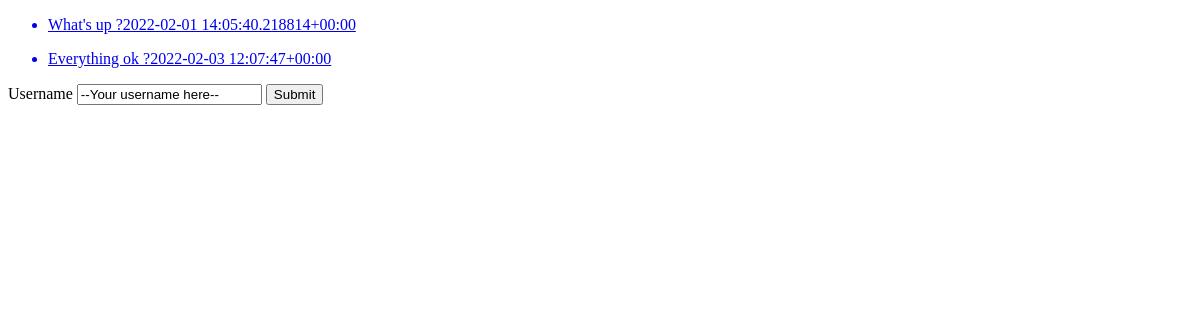
/polls/, run on an earlier commit of the app's database.
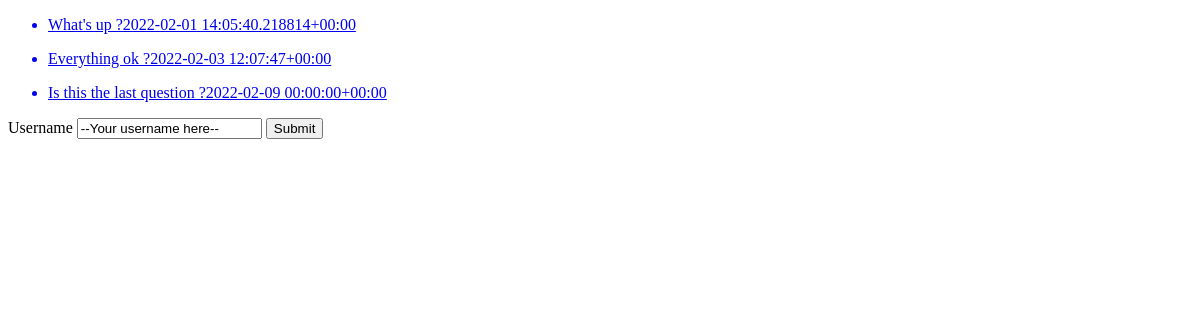
And on a later commit of the database.
### polls/models.py (models this page shows, shortened)
class Question(models.Model):
    question_text = models.CharField(max_length=200)
    pub_date = models.DateTimeField('Date published')
    def __str__(self):
        return u"%s%s" % (self.question_text, self.pub_date)

### polls/views.py (the view)
# urls.py: path('', views.index, name='index'),
def index(request):
    latest_question_list = Question.objects.all()
    return render(request, 'polls/index.html', {
        'lastest_question_list': latest_question_list
        })

### polls/templates/polls/index.html (shortened to what this page needs)
{% extends 'base.html' %}
{% block body %}
    {% for list in lastest_question_list %}
        <ul>
            <a href="{% url 'detail' list.id%}"><li>{{ list }}</li></a>
        </ul>
    {% endfor %}
    <form action="/polls/" method='post'>
        <label for="username">Username</label>
        <input id='username' type="text" name='username' value='--Your username here--'>
        <input type="submit" value='Submit'>
    </form>
{% endblock %}

### templates/base.html (shortened to what this page needs)
<!DOCTYPE html>
<html lang="en">
<head>
</head>
<body>
{% block body%}{% endblock %}
</body>
</html>

What changed in the data, as far as the page shows it:
added Question: question_text+pub_date "Is this the last question ?2022-02-09 00:00:00+00:00"
